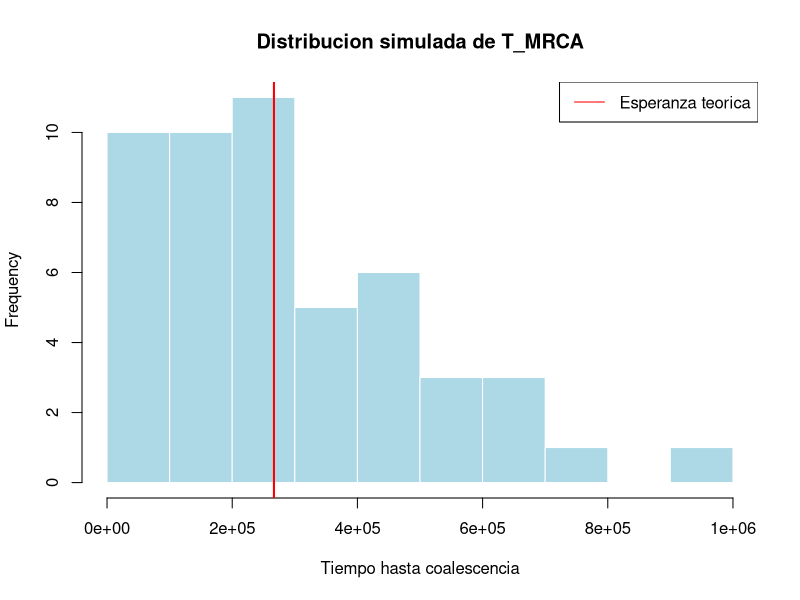
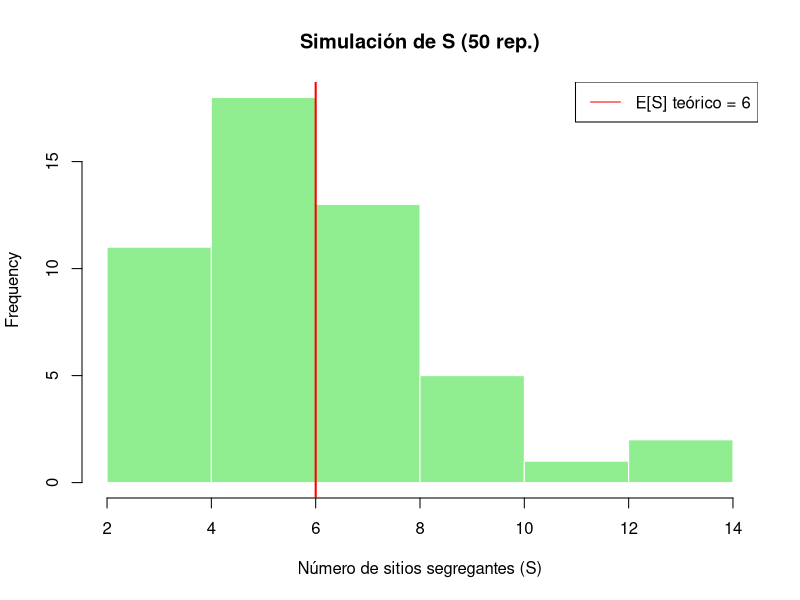
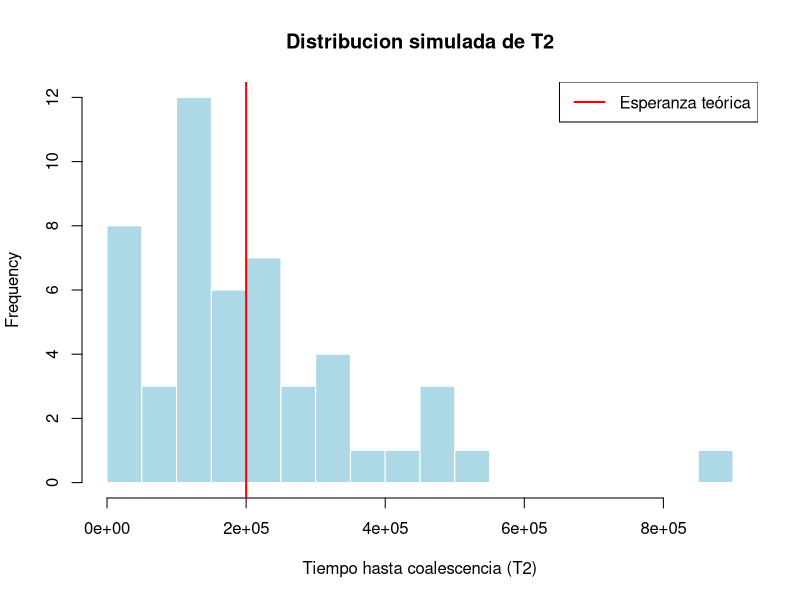
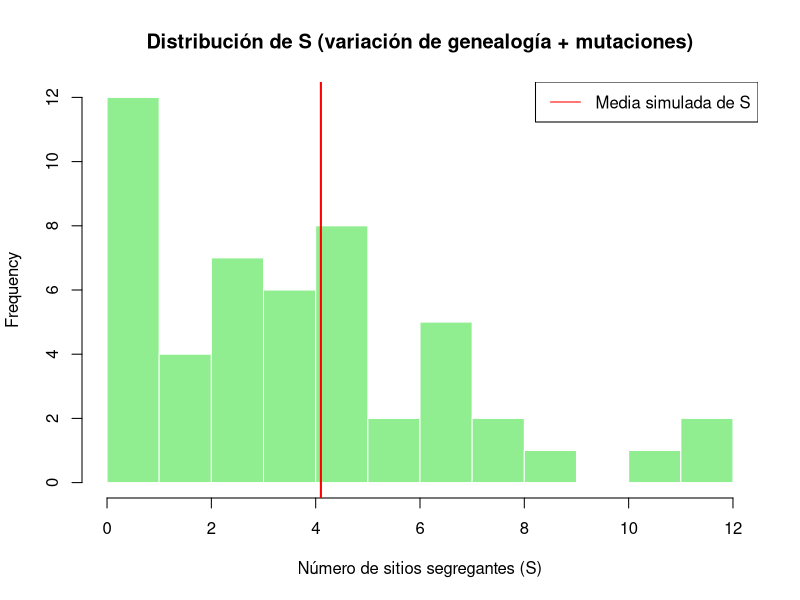

Source code (R) for these figures, in order:
## ---- chunk 1

N <- 1e5

# probabilidad de exito
p3 <- 6/(4*N)
p2 <- 2/(4*N)

# Esperanzas para cada T
E_T3 <- 1 / p3
E_T2 <- 1 / p2
E_TMRCA <- E_T3 + E_T2

# Simulaciones de T_MRCA
set.seed(123)  # asegurando que los números sea siempre los mismos
T3 <- rgeom(50, prob = p3)
T2 <- rgeom(50, prob = p2)
T_MRCA <- T3 + T2

cat("Esperanza teorica de T_MRCA =", E_TMRCA, " y la esperanza simulada T_MRCA =", mean(T_MRCA), "\n")

hist(T_MRCA,
     main = "Distribucion simulada de T_MRCA",
     xlab = "Tiempo hasta coalescencia",
     col = "lightblue", border = "white")
abline(v = E_TMRCA, col = "red", lwd = 2, lty = 1)
legend("topright", legend = c("Esperanza teorica"), col = "red", lty = 1)

## ---- chunk 2
# número de sitios segregantes
nS <- 6 # Ttotal * mu

# Simular 50 realizaciones de S
set.seed(321) # asegurando que los números sea siempre los mismos
S_sim <- rpois(50, nS)

# media de simular S
mean_S <- mean(S_sim)

# plot simple
hist(S_sim, main = "Simulación de S (50 rep.)", xlab = "Número de sitios segregantes (S)",
     col = "lightgreen", border = "white")
abline(v = nS, col = "red", lwd = 2, lty = 1)
legend("topright", legend = paste("E[S] teórico =", round(nS,2)), col = "red", lty = 1)

## ---- chunk 3

N <- 1e5

# Probabilidad de coalescencia
p2 <- 2/(4*N)

# Esperanzas para T
E_T2 <- 1 / p2

# Simulaciones de T2
set.seed(3)  # asegurando que los números sea siempre los mismos
T2 <- rgeom(50, prob = p2)

# Plot distribucion de T2
hist(T2,
     breaks = 15,
     main = "Distribucion simulada de T2",
     xlab = "Tiempo hasta coalescencia (T2)",
     col = "lightblue", border = "white")
abline(v = E_T2, col = "red", lwd = 2, lty = 1)
legend("topright", legend = c("Esperanza teórica"), col = "red", lty = 1, lwd = 2)

## ---- chunk 4
N <- 1e5
# Probabilidad de coalescencia
p2 <- 2/(4*N)

# Simulaciones de T2
set.seed(3)  # asegurando que los números sea siempre los mismos
T2 <- rgeom(50, prob = p2)

T_total <- 2 * T2

T_2 <- 1e-5 * T_total

# Simular S para cada genealogía (Poisson)
S <- rpois(50, T_2)

# Resumen de S
cat("\nSimulaciones de S:\n")
cat("Media simulada S =", mean(S), "  (sd =", sd(S), ")\n")

hist(S,
     breaks = 15,
     main = "Distribución de S (variación de genealogía + mutaciones)",
     xlab = "Número de sitios segregantes (S)",
     col = "lightgreen", border = "white")
abline(v = mean(S), col = "red", lwd = 2)
legend("topright", legend = c("Media simulada de S"),
       col = "red", lty = 1)
